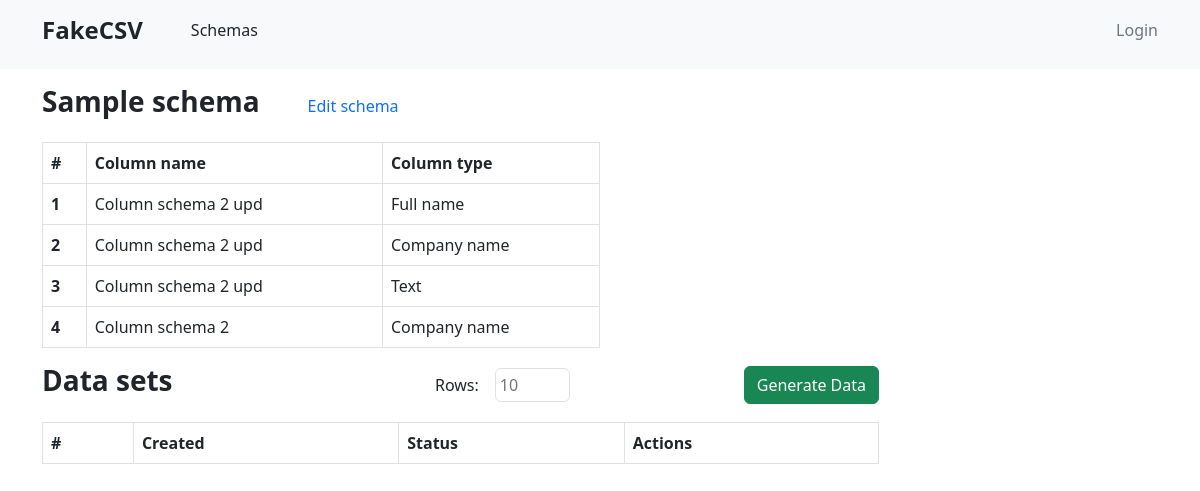
Page /data_schemas/data_sets/148 on the committed database.
### data_schemas/models.py (models this page shows, shortened)
class SchemaColumn(models.Model):
    column_name = models.CharField(max_length=250)
    order = models.IntegerField()
    data_type = models.ForeignKey(DataType, on_delete=models.CASCADE)
    schema = models.ForeignKey(Schema, on_delete=models.CASCADE)
    created_at = models.DateField(auto_now_add=datetime.datetime.now())
    updated_at = models.DateField(auto_now_add=datetime.datetime.now())

class DataType(models.Model):
    column_type = models.CharField(max_length=50)

### data_schemas/views.py (the view)
# urls.py: path('data_sets/<int:pk>', data_sets, name='data_sets'),
def data_sets(request: HttpRequest, pk: int) -> HttpResponse:
    schema = Schema.objects.filter(id=pk).first()
    schema_columns = SchemaColumn.objects.filter(schema=schema).all()
    return render(request, "data_schemas/data_sets.html", {
                                                           "schema": schema,
                                                           "schema_columns": schema_columns
                                                           })

### data_schemas/templates/data_schemas/data_sets.html (shortened to what this page needs)
{% extends "base.html" %}
{% block content %}
    <div class="mt-3 w-50">
        <div class="d-flex flex-row align-items-center">
            <p class="h3 text-dark fw-semibold me-5">Sample schema</p>
            <a href="{% url 'edit_schema' schema.pk %}" class="text-decoration-none text-primary">Edit schema</a>
        </div>
        <div>
            <table class="table border border-muted my-3">
                <thead>
                    <tr>
                      <th scope="col" class="border border-right-muted">#</th>
                      <th scope="col" class="border border-right-muted">Column name</th>
                      <th scope="col" class="border border-right-muted">Column type</th>
                    </tr>
                  </thead>
                <tbody>
                    {% for column in schema_columns %}
                        <tr>
                          <th scope="row">{{ forloop.counter }}</th>
                              <td class="border border-right-muted">{{ column.column_name }}</td>
                              <td class="border border-right-muted">{{ column.data_type.column_type }}</td>
                        </tr>
                    {% endfor %}
                </tbody>
            </table>
        </div>
    </div>
    <div class="mt-3 w-75">
        <div class="d-flex flex-row justify-content-between">
            <div>
                <p class="h3 text-dark fw-semibold">Data sets</p>
            </div>
            <div class="d-flex flex-row justify-content-end align-items-center">
                <div class="d-flex flex-row align-items-center me-2">
                    <label class="me-3">Rows:</label>
                    <input type="number" name="rows_amount" id="rows_amount" class="border border-muted rounded p-1 w-25" placeholder="10" required/>
                </div>
                <button onclick="generateData(event, {{schema.pk}}, '{{ schema.column_separator }}', '{{ schema.string_character }}')" class="btn btn-success">Generate Data</button>
            </div>
        </div>
        <div>
            <table class="table border border-muted my-3">
                    <thead>
                        <tr>
                            <th scope="col" class="border border-right-muted">#</th>
                            <th scope="col" class="border border-right-muted">Created</th>
                            <th scope="col" class="border border-right-muted">Status</th>
                            <th scope="col" class="border border-right-muted">Actions</th>
                        </tr>
                    </thead>
                </table>
        </div>
    </div>
{% endblock %}

### rows in the picture
SchemaColumn: column_name "Column schema 2 upd", data_type.column_type "Full name"
SchemaColumn: column_name "Column schema 2 upd", data_type.column_type "Company name"
SchemaColumn: column_name "Column schema 2 upd", data_type.column_type "Text"
SchemaColumn: column_name "Column schema 2", data_type.column_type "Company name"
